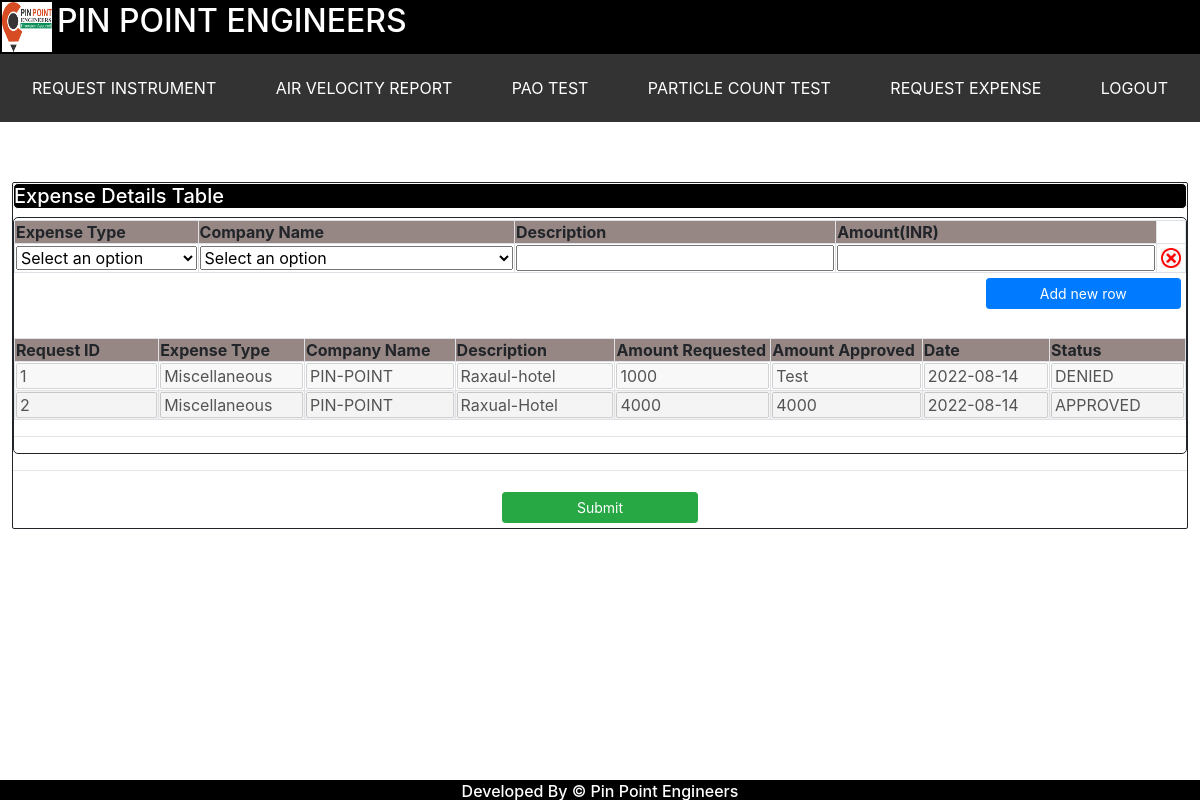
/request_expense (signed in), run on the app's committed database.
### tables this page shows
CREATE TABLE ExpenseMaster        
           (    request_id INTEGER PRIMARY KEY AUTOINCREMENT,
                Expensetype varchar(255),
                company_name varchar(255),
                Description varchar(255),
                Amount_requested varchar(255),
                Amount_approved varchar(255),
                userID varchar(255),
                userName varchar(255),
                date varchar(255),
                STATUS varchar(255),
                updatedBY varchar(255));

### app.py (the view)
@app.route("/request_expense")
def request_expense():
    if 'user' in session:
        session_var     = session['user']
        customer_details  = dbo.get_company_details()
        company_name_list = customer_details.COMPANY_NAME.unique().tolist()
        expense_frame     = dbo.get_expense_sheet_by_user(session_var['user'])
        expense_frame['Description'] = expense_frame['Description'].apply(lambda x : str(x).replace(' ','-'))
        expense_frame['company_name'] = expense_frame['company_name'].apply(lambda x : str(x).replace(' ','-'))
        expense_frame     = expense_frame.to_dict('records')
        session_var = session['user']
        role = session_var["role"]
        return make_response(render_template('ELOGBOOK/request_expense.html',expense_record = expense_frame,company_list=company_name_list,role = role),200)
    return make_response(render_template('LOGIN_PAGE/login.html'),200)

### db_dervices.py (called while the page is built)
    def get_company_details(self):
        try:
            stmt = "SELECT * from company_details "
            cursor = self.conn.execute(stmt)
            company_list = []
            for row in cursor:
                company_list.append(list(row))
            company_frame = pd.DataFrame(company_list,columns = ['COMPANY_NAME', 'ADDRESS', 'REPORT_NUMBER'])
            return company_frame
        except Exception as e:
            return e

    def get_expense_sheet_by_user(self,userid):
            stmt = "SELECT * from ExpenseMaster where userid='{}' ORDER BY STATUS DESC ".format(userid)
            cursor = self.conn.execute(stmt)
            expense_list = []
            for row in cursor:
                expense_list.append(list(row))
            expense_frame = pd.DataFrame(expense_list,columns = ['request_id','Expensetype' ,'company_name','Description' ,
                       'Amount_requested' , 'Amount_approved' ,'userID',
                       'userName','date','STATUS','updatedBY'])
            expense_frame = expense_frame[['request_id','Expensetype' ,'company_name','Description' ,
                                          'Amount_requested','Amount_approved','date','STATUS','updatedBY']]
            return expense_frame

### templates/ELOGBOOK/request_expense.html (shortened to what this page needs)
<html>
<head>
	<link rel="stylesheet" type="text/css" href="static/css/bootstrap.min.css">
	<link rel="stylesheet" type="text/css" href="static/css/styles.css">
</head>
<body>
<my-header></my-header>
	<div id="frame_container">
		<h5 id = "container_header">Expense Details Table</h5>
		<div id="data_frame">
			<div class="frame">
				<div class="sections">
					<table class="code_tbl table-striped table-bordered">
					<tr>
					    <th>Expense Type</th>
						<th>Company Name</th>
						<th>Description</th>
						<th>Amount(INR)</th>
					</tr>
					<tr>
						<td>
						<select class="textfield" name="Expensetype" id="Expensetype" style="width:100%">
						<option value="" selected>Select an option</option>
						</select>
						</td>
					<td>
						<select class="textfield" name="company_name" id="company_name" style="width:100%">
						<option value="" selected>Select an option</option>
						</select>
						</td>
					<td><input type="text" name="Description" class="textfield" ></td>
					<td><input type="number" name="Amount" class="textfield" ></td>
                    <td class="del_row"><img src = "static/images/delete.png" class="del_row_img" onclick="delete_row(this)"></td>
					</tr>
					</table>
					<div class="add_row_button">
					<button id="add_row1" type="button" class="btn btn-sm btn-primary col-sm-2 btn_row" onclick="add_row(this)">Add new row</button>
					</div>
					<br>
					<table class="code_tbl table-striped table-bordered" id="EXPENSETABLE" name="EXPENSETABLE">
						<tr>
						    <th>Request ID</th>
						    <th>Expense Type</th>
							<th>Company Name</th>
							<th>Description</th>
							<th>Amount Requested</th>
							<th>Amount Approved</th>
							<th>Date</th>
							<th>Status</th>
						</tr>
						<tr>
						{% for expense_entry in expense_record %}
							<td><input type="text" name="request_id" value={{expense_entry.request_id}} class="textfield" disabled></td>
							<td><input type="text" name="Expensetype" value={{expense_entry.Expensetype}} class="textfield" disabled></td>
							<td><input type="text" name="company_name" value={{expense_entry.company_name}} class="textfield" disabled></td>
							<td><input type="text" name="Description" value={{expense_entry.Description}} class="textfield" disabled></td>
							<td><input type="text" name="Amount_requested" value={{expense_entry.Amount_requested}} class="textfield" disabled></td>
							<td><input type="text" name="Amount_approved" value={{expense_entry.Amount_approved}} class="textfield" disabled></td>
							<td><input type="text" name="date" value={{expense_entry.date}} class="textfield" disabled></td>
							<td><input type="text" name="STATUS" value={{expense_entry.STATUS}} class="textfield" disabled></td>
							</tr>
						{% endfor %}
					</table>
					<hr size="10">
				</div>
			</div>
		</div>
		<hr size="10">
		<div id="action_row">
			<button id="submit_button" type="submit" class="btn btn-sm btn-success col-sm-2" onclick="submit_request_expense()">Submit</button>
		</div>
	</div>
</body>
</html>

### static/css/styles.css (style rules this page uses)
#frame_container { margin-top:5%; margin-left:1%; margin-right:1%; border-style: solid; border-width: 1px; border-radius: 2px; }
#container_header { border-style: solid; border-width: 1px; border-radius: 5px; background-color:#000000; color:#ffffff; display: flex; flex-wrap: wrap; }
#data_frame { width:100%; display:block; }
.frame { border-style: solid; border-width: 1px; border-radius: 5px; }
table { width:100%; }
.sections { padding-top:2px; }
th { background-color:#968784; }
.add_row_button { width:100%; text-align:right; }
input { width:100%; }
#action_row { width:100%; text-align:center; display:block; }
button { margin:5px; }
.del_row { text-align:center; }
.del_row_img { width:20px; height:20px; }

### data on the page
ExpenseMaster: request_id "1", Expensetype "Miscellaneous", company_name "PIN-POINT", Description "Raxaul-hotel", Amount_requested "1000", Amount_approved "Test", STATUS "DENIED"
ExpenseMaster: request_id "2", Expensetype "Miscellaneous", company_name "PIN-POINT", Description "Raxual-Hotel", Amount_requested "4000", Amount_approved "4000", STATUS "APPROVED"
